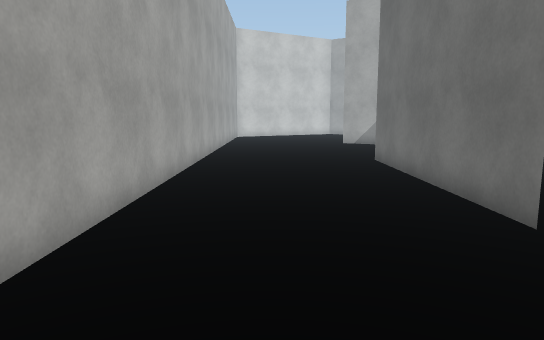
[1] (above)

19 first-person views from a walk through a 3-D level made in the Unity game engine. The camera is 1.5 m above the floor, tilts 8° down and sees 70° across. The floor is counted in squares, 1 m on a side. Each view is taken from the middle of a square. On the plan, view 1 faces up. The plan holds only what a view shows up to about 17 squares ahead; the rest is blank. The place goes on beyond the plan. The player is left out. Surface patterns are stand-ins for the level's own textures.

[2]
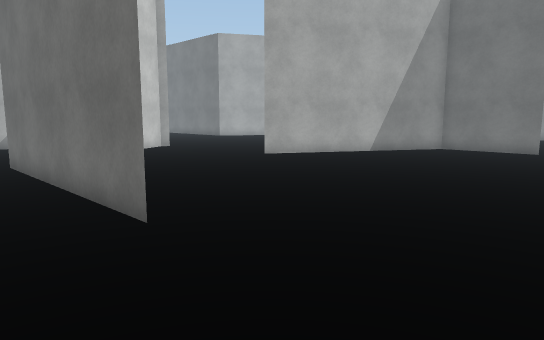

[3]
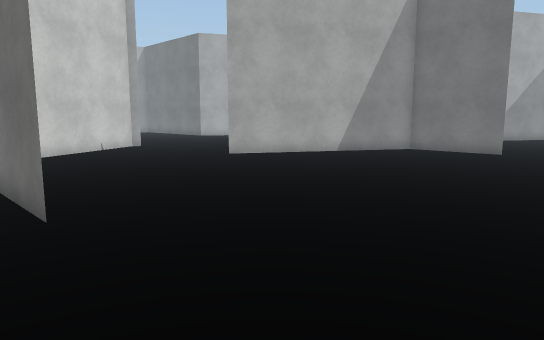

[4]
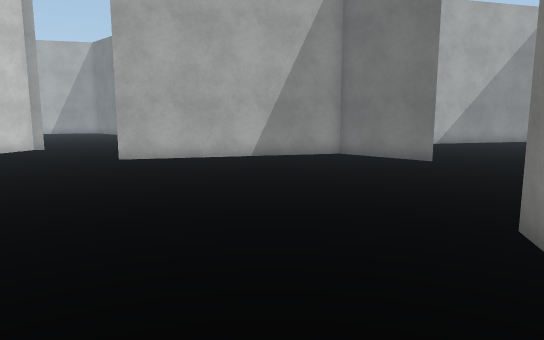

[5]
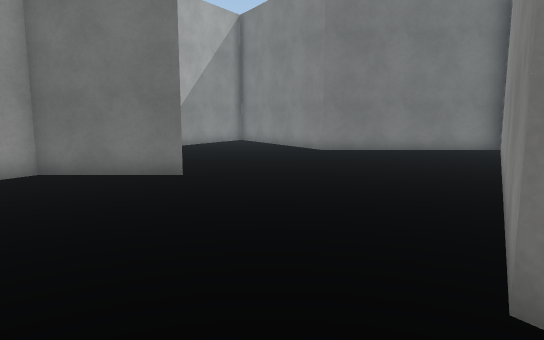

[6]
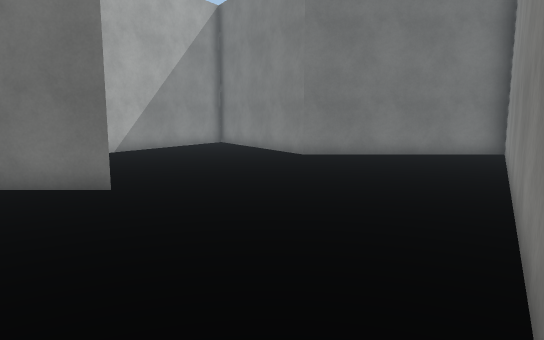

[7]
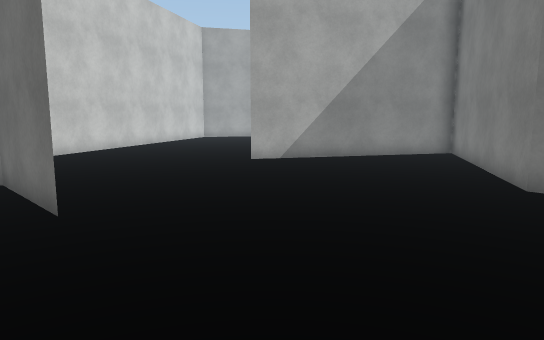

[8]
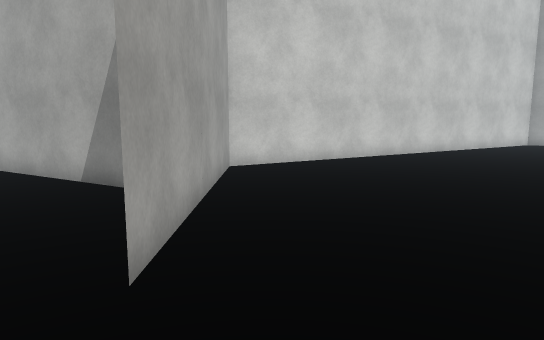

[9]
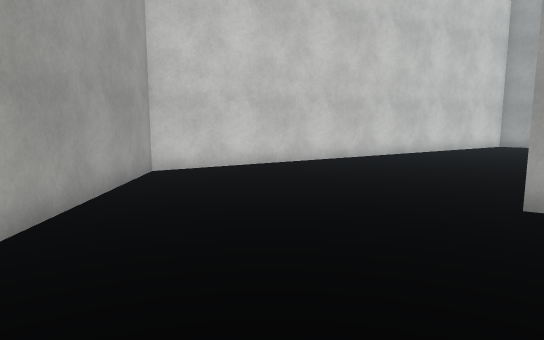

[10]
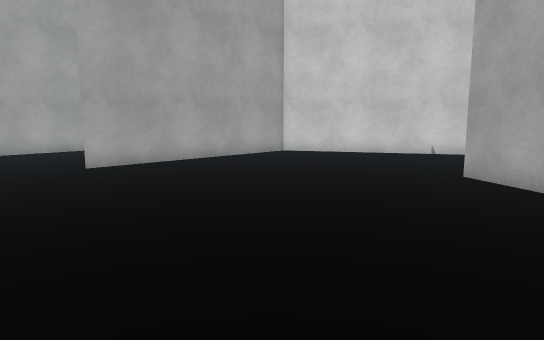

[11]
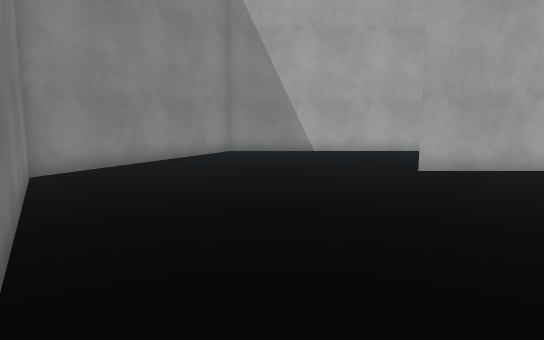

[12]
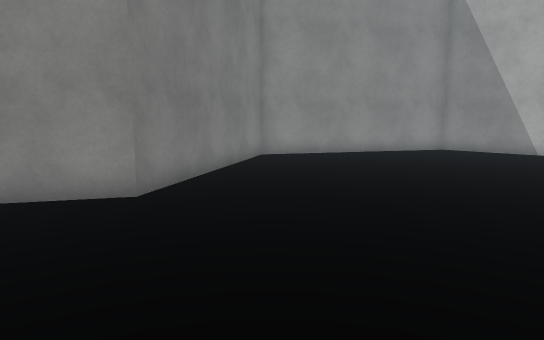

[13]
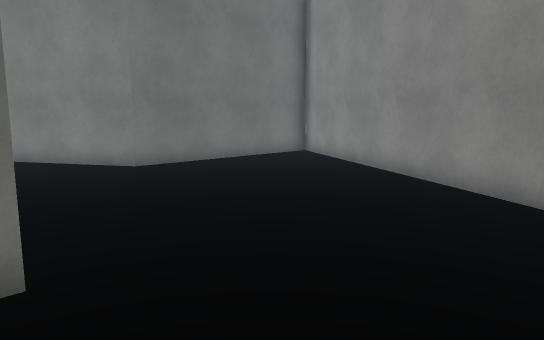

[14]
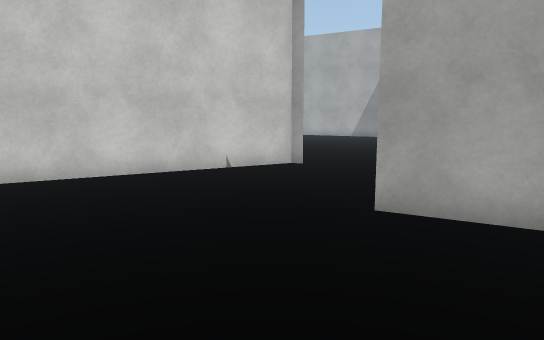

[15]
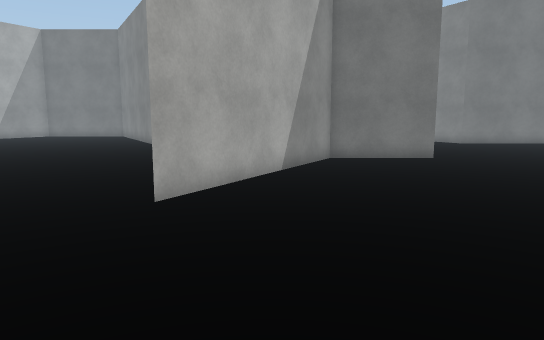

[16]
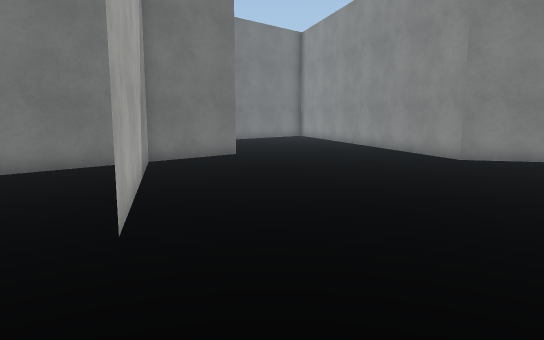

[17]
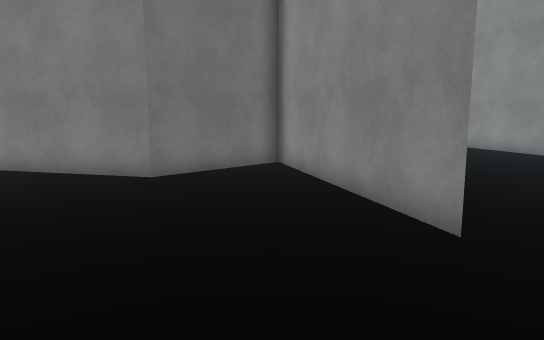

[18]
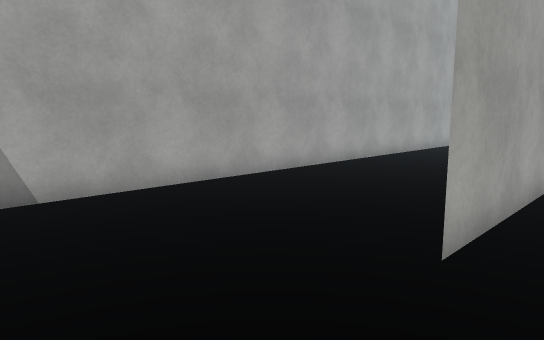

[19]
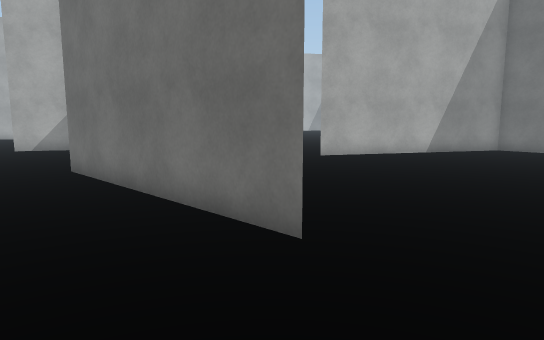

### Floor plan
Points are (right, up) in squares from view 1. A wall is a line through its corners. A room is listed if a view was taken in it or the views show most of it. See-through windows are left out.
Room 1 (views 1, 2, 3, 4, 5, 6, 7, 8, 9, 10, 11, 12, 13, 14, 15, 16, 17, 18, 19)
walls: (18.8, 6.9) (11.6, 11.1) (18.7, 7); (18.7, 3.2) (18.7, 11.5) (18.7, 3.2); (11, 17.1) (10.6, 17.3) (3.5, 13.2) (3.5, 4.9) (3.5, 13.2); (30.6, 4.3) (25.9, 7); (29.3, 17.5) (18.7, 11.5) (22.9, 13.8); (-2.4, 17.5) (-2.4, -0.8) (4.7, -4.9) (11.8, -0.8) (26, -9) (26, -1.2) (30.6, 1.5)

Positions as (right, up) in squares from view 1, and headings:
1: (0, 0), facing up
2: (1, 0), facing up-right
3: (2, -1), facing up-right
4: (6, -2), facing up-right
5: (9, 1), facing right
6: (11, 0), facing right
7: (17, -3), facing up-right
8: (20, 0), facing up
9: (22, 1), facing up
10: (15, 1), facing up-left
11: (14, 1), facing left
12: (15, 6), facing down-left
13: (15, 4), facing down-right
14: (10, 5), facing up
15: (5, 9), facing right
16: (7, 13), facing down-right
17: (10, 16), facing down-right
18: (5, 1), facing up-left
19: (0, 2), facing up-right
